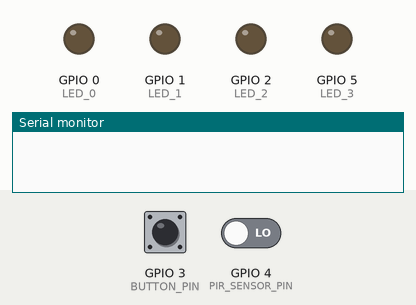
The sketch below on a simulated ESP32. Parts: output pins drawn as LEDs (lit = HIGH), the last lines printed to the serial monitor. Dashed ring = blinking. The test bench sets the inputs (shaded band); at power-on: GPIO 3 (BUTTON_PIN) HIGH, GPIO 4 (PIR_SENSOR_PIN) LOW. WiFi joins after 1.5 s; servers stay silent unless stated; web services answer with replies made up by the test bench.

Above: at 0.1 s.
At 3.4 s:
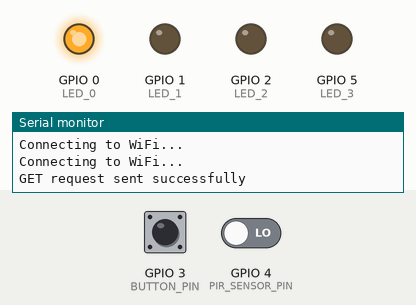
3.5 s: GPIO 3 (BUTTON_PIN) pulled LOW for 0.15 s
At 4.6 s:
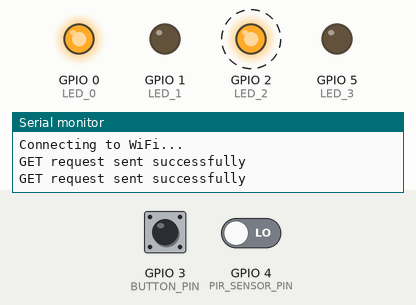
Timing chart, 0 to 9.2 s (numbered marks = the images above; inputs shaded):
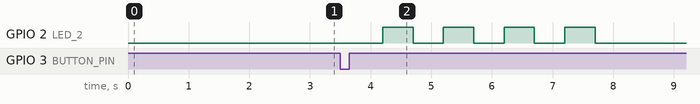

The sketch:

sketch_sep20a.ino
```cpp
#include <WiFi.h>
#include <HTTPClient.h>

// Конфігурація Wi-Fi
const char* ssid = "UPC_SHIT";
const char* password = "Qa20061990";


const String baseUrl = "https://api.telegram.org/bot7361150434:AAF9RUt4nX3mH3UA2OXQY30AZoO4XO2abOM/sendMessage?chat_id=-1002275862214&text=";

// Піни
const int LED_0 = 0;//wifi ok
const int LED_1 = 1;//wifi not ok
const int LED_2 = 2; // clean
const int LED_3 = 5; //button
const int BUTTON_PIN = 3;
const int PIR_SENSOR_PIN = 4;
const int DELAY_TIME_SEC = 240;
const int RESPONSIBILITY_LEVEL = 4;

// Змінні
int visits = 0;
bool motionDetected = false;
bool shouldSendFlag = true;
unsigned long motionStartTime = 0;
unsigned long totalMotionTime = 0;


void setup() {
  Serial.begin(115200);

  // Налаштовуємо піни
  pinMode(LED_0, OUTPUT);
  pinMode(LED_1, OUTPUT);
  pinMode(LED_2, OUTPUT);
  pinMode(LED_3, OUTPUT);
  pinMode(BUTTON_PIN, INPUT_PULLUP);
  pinMode(PIR_SENSOR_PIN, INPUT);

  // Підключаємося до Wi-Fi
  if (connectToWiFi()) {
    digitalWrite(LED_0, HIGH);
    sendLogRequest("Shit Counter is back online");// Підключення успішне
  } else {
    digitalWrite(LED_1, HIGH);  // Підключення не вдалося
  }
}

void loop() {

  resetCounters();
  checkMotion();
  // Якщо підійшли до умов для надсилання GET-запиту
  if (visits  >= RESPONSIBILITY_LEVEL  && shouldSendFlag) {
    digitalWrite(LED_2, HIGH);
    digitalWrite(LED_3, HIGH);
    if (connectToWiFi()) {
      sendGETRequest();
    }
    shouldSendFlag = false;
  }
}

// Функція для підключення до Wi-Fi з 10 спробами
bool connectToWiFi() {
  int attempts = 0;
  WiFi.begin(ssid, password);

  while (WiFi.status() != WL_CONNECTED && attempts < 10) {
    delay(1000);
    attempts++;
    Serial.println("Connecting to WiFi...");
  }

  return WiFi.status() == WL_CONNECTED;
}

// Перевіряємо датчик руху
void checkMotion() {
  resetCounters();
  if (digitalRead(PIR_SENSOR_PIN) == HIGH) {
    visits ++;
    shouldSendFlag = true;
    waitAndCheckReset();
    }

  }


// Відправляємо GET-запит
void sendGETRequest() {
  HTTPClient http;
  String message = "You should clean the toilet.  cats visited toilet: " + String(visits) + " times. @weduy_gorn , @YuliaaD";
  String url = baseUrl + message;
  http.begin(url);

  int httpResponseCode = http.GET();

  if (httpResponseCode > 0) {
    Serial.println("GET request sent successfully");

  } else {
    Serial.println("Error sending GET request");
  }

  http.end();
}

// Відправляємо GET-запит
void sendLogRequest(String message) {
  HTTPClient http;

  String url = baseUrl + message;
  http.begin(url);

  int httpResponseCode = http.GET();

  if (httpResponseCode > 0) {
    Serial.println("GET request sent successfully");

  } else {
    Serial.println("Error sending GET request");
  }

  http.end();
}

void waitAndCheckReset() {
  for (int i = 0; i < DELAY_TIME_SEC * 10 ; i++) {
    delay(100);
    resetCounters();
  }
}


// Скидання лічильників
void resetCounters() {
  if (digitalRead(BUTTON_PIN) == LOW) {
  visits = 0;
  sendLogRequest("HURRAY. Toilet was cleaned");
  digitalWrite(LED_2, LOW);
  delay(500);
  digitalWrite(LED_2, HIGH);
  delay(500);
  digitalWrite(LED_2, LOW);
  delay(500);
  digitalWrite(LED_2, HIGH);
  delay(500);
  digitalWrite(LED_2, LOW);
  delay(500);
  digitalWrite(LED_2, HIGH);
  delay(500);
  digitalWrite(LED_2, LOW);
  delay(500);
  digitalWrite(LED_2, HIGH);
  delay(500);
  digitalWrite(LED_2, LOW);
  digitalWrite(LED_3, LOW);
  shouldSendFlag = true;
  delay(10000);
  }
}
```

Measured:
- after the input at 3.5 s, GPIO 2 (LED_2): alternates HIGH for 0.50 s and LOW for 0.50 s, 8 changes in all, then stays LOW, starting after 0.70 s
